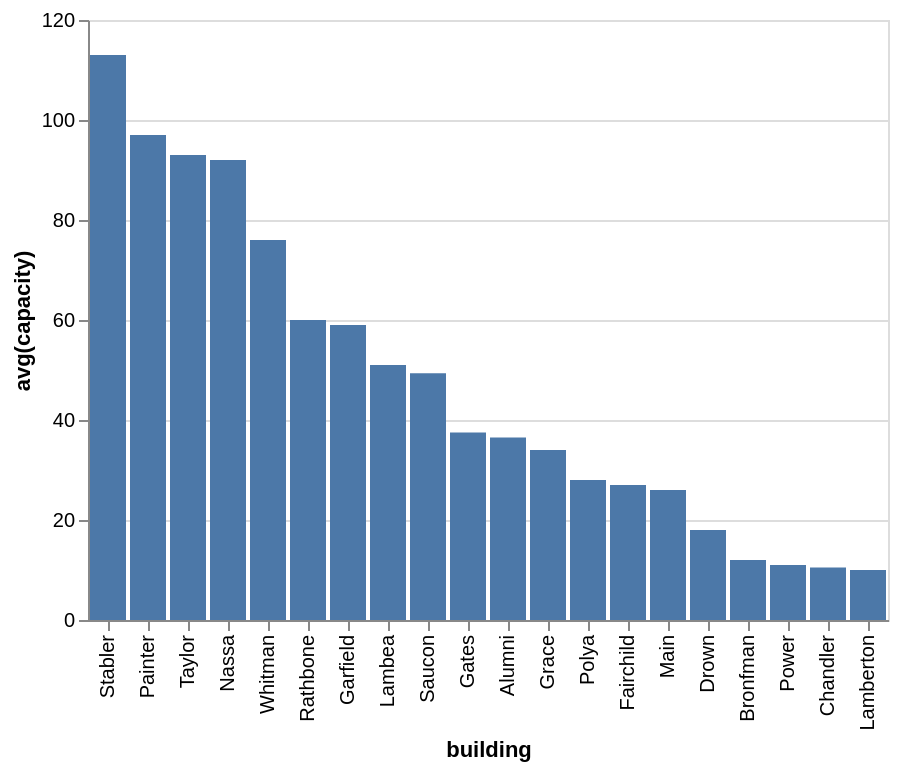

Write the Vega-Lite specification saved for this chart.
### Vega-Lite specification from a JSON file in a GitHub repository (floating-point values rounded to 4 significant figures)
{"data": {"values": [{"x_data": "Alumni", "y_data": 36.5}, {"x_data": "Bronfman", "y_data": 12}, {"x_data": "Chandler", "y_data": 10.5}, {"x_data": "Drown", "y_data": 18}, {"x_data": "Fairchild", "y_data": 27}, {"x_data": "Garfield", "y_data": 59}, {"x_data": "Gates", "y_data": 37.5}, {"x_data": "Grace", "y_data": 34}, {"x_data": "Lambea", "y_data": 51}, {"x_data": "Lamberton", "y_data": 10}, {"x_data": "Main", "y_data": 26}, {"x_data": "Nassa", "y_data": 92}, {"x_data": "Painter", "y_data": 97}, {"x_data": "Polya", "y_data": 28}, {"x_data": "Power", "y_data": 11}, {"x_data": "Rathbone", "y_data": 60}, {"x_data": "Saucon", "y_data": 49.33}, {"x_data": "Stabler", "y_data": 113}, {"x_data": "Taylor", "y_data": 93}, {"x_data": "Whitman", "y_data": 76}]}, "mark": "bar", "encoding": {"x": {"field": "x_data", "type": "nominal", "title": "building", "sort": {"op": "sum", "field": "y_data", "order": "descending"}}, "y": {"field": "y_data", "type": "quantitative", "title": "avg(capacity)"}}}
